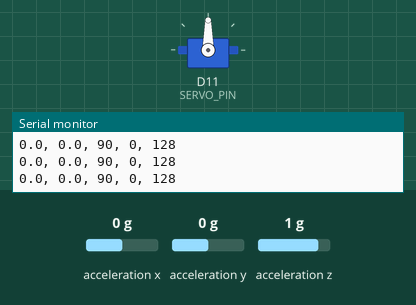
The sketch below on a simulated Arduino Nano 33 BLE. Parts: servo, the last lines printed to the serial monitor. Inputs (shaded band) come from the test bench; at power-on: acceleration y 0 g, acceleration z 1 g, acceleration x 0 g.

Above: at 1.2 s.
1.3 s: acceleration y set to -1.4 g
At 1.7 s:
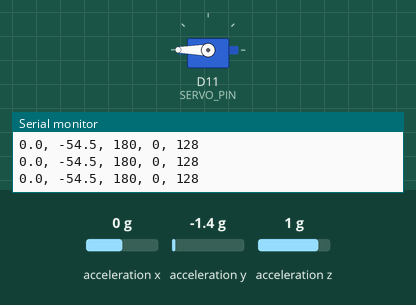
2.8 s: acceleration y set to -0.8 g
At 3.7 s:
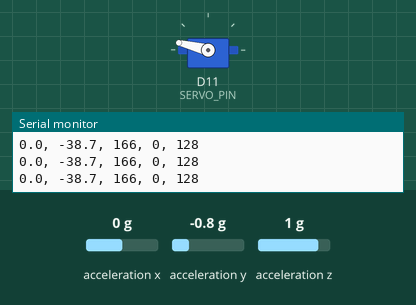
4.3 s: acceleration z set to 1.4 g
At 4.6 s:
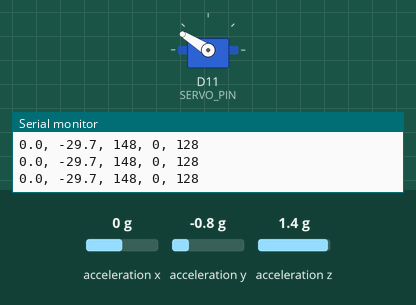
5.8 s: acceleration y set to 0.8 g
At 6.7 s:
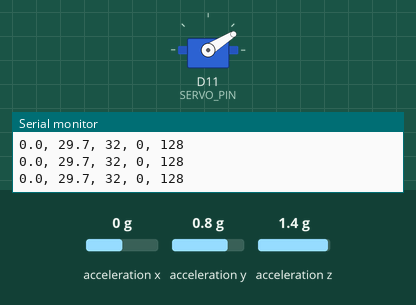
7.3 s: acceleration z set to -1.4 g
At 8.5 s:
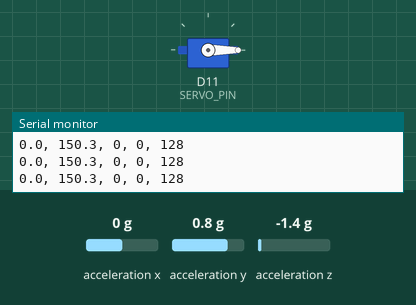
8.8 s: acceleration y set to 0.1 g
10.3 s: acceleration y set to -0.2 g
At 11.2 s:
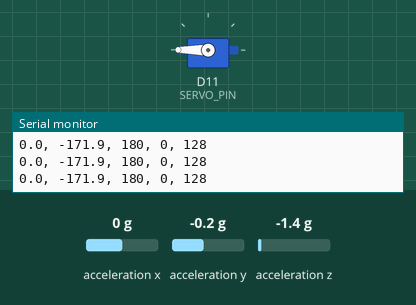
Timing chart, 0 to 12.8 s (numbered marks = the images above; inputs shaded):
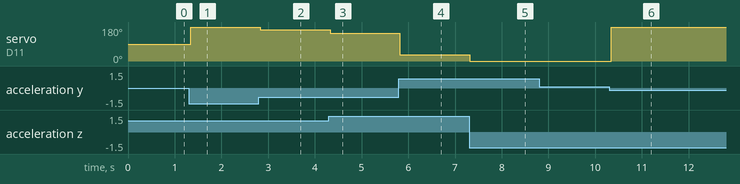

Measured:
- the behaviour switches between 0 and -0.1 g on acceleration y (found by bisection; images 5 and 6)
- after the input at 1.3 s, servo on D11 (SERVO_PIN): 90° → 180° at once
- after the input at 2.8 s, servo on D11 (SERVO_PIN): 180° → 166° at once
- after the input at 4.3 s, servo on D11 (SERVO_PIN): 166° → 148° at once
- after the input at 5.8 s, servo on D11 (SERVO_PIN): 148° → 32° at once
- after the input at 7.3 s, servo on D11 (SERVO_PIN): 32° → 0° at once
- after the input at 10.3 s, servo on D11 (SERVO_PIN): 0° → 180° after 0.05 s

The sketch:

IMU_Servo_Pump_Test.ino
```cpp
#include <Arduino_BMI270_BMM150.h>
#include <Servo.h>

// ---------- Sabertooth (peristaltic pump) ----------
const uint8_t MAX_SPEED = 127;      // Simplified Serial range
const float   PITCH_OFFSET   = 0.0; // trim if “level” isn’t 0°
const float   PITCH_DEADBAND = 2.5; // ignore tiny tilts
const float   PITCH_MAX_DEG  = 45.0;
const float   CMD_ALPHA      = 0.2; // smoothing 0–1
const int     PITCH_SIGN     = +1;  // flip to -1 to invert pump direction

float pumpFiltered = 0.0;

// ---------- Roll → Servo ----------
Servo stabilizerServo;
const int   SERVO_PIN    = 11;    // PWM output to servo
const int   SERVO_CENTER = 90;
const float ROLL_OFFSET  = 0.0;
const float ROLL_MAX_DEG = 45.0;
const bool  SERVO_REVERSE = true;

// ---------- Setup ----------
void setup() {
  Serial.begin(115200);
  while (!Serial);

  Serial1.begin(9600);  // hardware UART → Sabertooth S1

  if (!IMU.begin()) {
    Serial.println("Failed to initialize BMI270/BMM150 IMU!");
    while (1);
  }

  stabilizerServo.attach(SERVO_PIN);
  stabilizerServo.write(SERVO_CENTER);

  Serial.println("IMU ready. Roll→Servo, Pitch→Pump via Serial1.");
  Serial.println("pitch_deg, roll_deg, servo_deg, pump_speed(-127..127), pump_cmd");
}

// ---------- Loop ----------
void loop() {
  float ax, ay, az;
  if (!IMU.accelerationAvailable()) {
    delay(10);
    return;
  }
  IMU.readAcceleration(ax, ay, az);

  // Compute pitch & roll (deg)
  float pitch = atan2(-ax, sqrt(ay * ay + az * az)) * 180.0 / PI;
  float roll  = atan2(ay, az) * 180.0 / PI;

  // ----- Pitch → Pump -----
  float p = (pitch - PITCH_OFFSET) * PITCH_SIGN;
  if (fabs(p) < PITCH_DEADBAND) p = 0.0;
  p = constrain(p, -PITCH_MAX_DEG, PITCH_MAX_DEG);

  float targetSpeed = (p == 0.0) ? 0.0 : (p / PITCH_MAX_DEG) * MAX_SPEED;
  pumpFiltered = (1.0 - CMD_ALPHA) * pumpFiltered + CMD_ALPHA * targetSpeed;

  int speed = (int)round(pumpFiltered);
  uint8_t pumpCmd;
  if (speed > 0)      pumpCmd = constrain(speed, 1, 127);          // forward
  else if (speed < 0) pumpCmd = 128 + constrain(-speed, 1, 127);   // reverse
  else                pumpCmd = 128;                               // stop
  Serial1.write(pumpCmd);  // send to Sabertooth

  // ----- Roll → Servo -----
  float r = roll - ROLL_OFFSET;
  r = constrain(r, -ROLL_MAX_DEG, ROLL_MAX_DEG);
  int servoDeg = map((int)r, -ROLL_MAX_DEG, ROLL_MAX_DEG,
                     SERVO_REVERSE ? 180 : 0,
                     SERVO_REVERSE ? 0   : 180);
  servoDeg = constrain(servoDeg, 0, 180);
  stabilizerServo.write(servoDeg);

  // Debug output
  Serial.print(pitch, 1); Serial.print(", ");
  Serial.print(roll, 1);  Serial.print(", ");
  Serial.print(servoDeg); Serial.print(", ");
  Serial.print(speed);    Serial.print(", ");
  Serial.println(pumpCmd);

  delay(50);
}

/*
Notes:
- TX (pin 1) → Sabertooth S1.
- Flip PITCH_SIGN to invert pump direction; flip SERVO_REVERSE for servo sense.
- Use *_OFFSET to zero the installation bias.
- Increase PITCH_DEADBAND or reduce CMD_ALPHA to cut pump jitter.
*/
```
